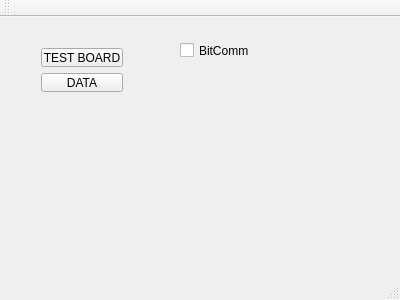
<?xml version="1.0" encoding="UTF-8"?>
<ui version="4.0">
 <class>MainWindow</class>
 <widget class="QMainWindow" name="MainWindow">
  <property name="geometry">
   <rect>
    <x>0</x>
    <y>0</y>
    <width>400</width>
    <height>300</height>
   </rect>
  </property>
  <property name="windowTitle">
   <string>MainWindow</string>
  </property>
  <widget class="QWidget" name="centralWidget">
   <widget class="QCheckBox" name="cbBitComm">
    <property name="geometry">
     <rect>
      <x>180</x>
      <y>20</y>
      <width>111</width>
      <height>27</height>
     </rect>
    </property>
    <property name="text">
     <string>BitComm</string>
    </property>
   </widget>
   <widget class="QWidget" name="">
    <property name="geometry">
     <rect>
      <x>30</x>
      <y>20</y>
      <width>104</width>
      <height>66</height>
     </rect>
    </property>
    <layout class="QVBoxLayout" name="verticalLayout">
     <item>
      <widget class="QPushButton" name="Btn_TestBoard">
       <property name="text">
        <string>TEST BOARD</string>
       </property>
      </widget>
     </item>
     <item>
      <widget class="QPushButton" name="Btn_Data">
       <property name="text">
        <string>DATA</string>
       </property>
      </widget>
     </item>
    </layout>
   </widget>
  </widget>
  <widget class="QMenuBar" name="menuBar">
   <property name="geometry">
    <rect>
     <x>0</x>
     <y>0</y>
     <width>400</width>
     <height>26</height>
    </rect>
   </property>
  </widget>
  <widget class="QToolBar" name="mainToolBar">
   <attribute name="toolBarArea">
    <enum>TopToolBarArea</enum>
   </attribute>
   <attribute name="toolBarBreak">
    <bool>false</bool>
   </attribute>
  </widget>
  <widget class="QStatusBar" name="statusBar"/>
 </widget>
 <layoutdefault spacing="6" margin="11"/>
 <resources/>
 <connections/>
</ui>
